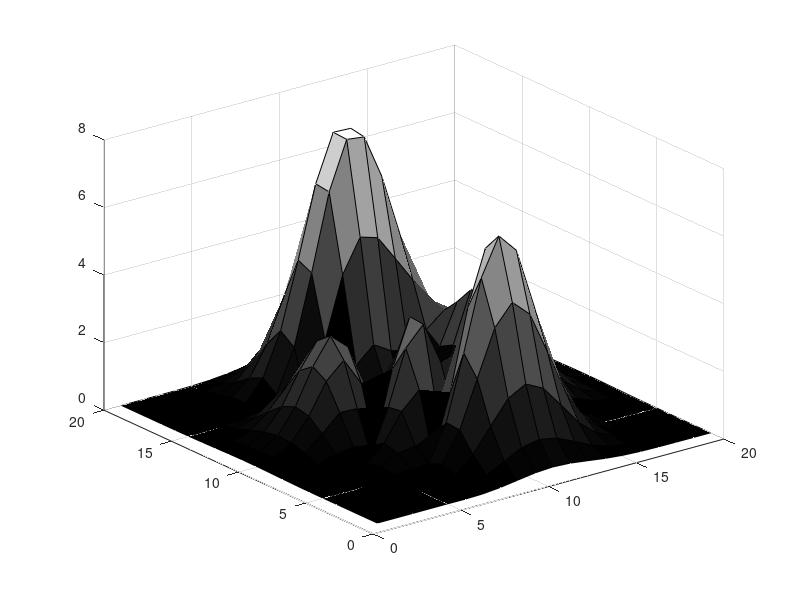

Source code (MATLAB): (Note: this script raises an error after producing the figure.)
%蚁群算法三维航迹规划主函数
%考虑了雷达，高度代价
clc;
clear;
tic;
[Hx,Hy,Hz]=peaks(20);
Hz=abs(Hz);%自己把数据改掉   最大值是7.556
figure('name','无人机三维航迹规划')
% mesh(z,'EdgeColor','k');
colormap(gray);
surf(Hz);
hold on;


Height=8; 
Length=20;
Width=20;  %长宽高，表示网格的个数

D=G2D_3d(Height,Length,Width); %得到邻接矩阵
MM=size(D,1);                    
Tau=ones(MM,MM);        % Tau 初始信息素矩阵
Tau=8.*Tau; 
K=50;                             %迭代次数（指蚂蚁出动多少波）
M=20;                              %蚂蚁个数
% S=1 ;                              %最短路径的起始点
% E=1200;                        %最短路径的目的点
Ex=20;
Ey=20;
Ez=Hz(Ex,Ey);
E=coord2num_3d(Ex,Ey,Ez,Length,Width);
Sx=1;
Sy=1;
Sz=Hz(Ex,Ey);
S=coord2num_3d(Sx,Sy,Sz,Length,Width);
%定义威胁源
Thread = thread_3d(Hz+0.5);
nthread=size(Thread,1);
hold on;
scatter3(Thread(:,1),Thread(:,2),Thread(:,3),100,'r','filled');

Alpha=2;                           % Alpha 表征信息素重要程度的参数
Beta=5;                            % Beta 表征启发式因子重要程度的参数
Rho=0.5 ;                          % Rho 信息素蒸发系数
Q=2;                               % Q 信息素增加强度系数 
maxkl=-inf; 
maxk=0; 
maxl=0; 
N=size(D,1);               %N表示问题的规模（象素个数）
a=1;                     %小方格象素的边长
[Ex,Ey,Ez] = coord_3d(E,Length,Width,a);  %计算终止点的坐标
Lta=zeros(N,1);  %路线长度的代价
Tds=zeros(N,1);  %每个点每个点到威胁源的威胁代价，离最近威胁源的距离的倒数
Hcs=zeros(N,1);
Eta=zeros(N,1);             %启发式信息，总的代价
for i=1:N 
     [ix,iy,iz]=coord_3d(i,Length,Width,a);
     if i~=E
        Lta(i)=1/((ix-Ex)^2+(iy-Ey)^2+(iz-Ez)^2)^0.5;  %这里相当于是代价函数，添加威胁元代价和高度代价
     else
         Lta(i)=2;
     end
     Tds(i)=thread_cost(Thread,i,Length,Width,a);
     if iz~=0
        Hcs(i)=1/iz;
     else
         Hcs(i)=2;
     end
     %Eta(i)=0.6*Lta(i)+0.3*Tds(i)+0.1*1/(iz+0.1);  %分别是距离代价，
end 
Lta=(Lta-mean(Lta))/std(Lta);
Tds=(Tds-mean(Tds))/std(Tds);
Hcs=(Hcs-mean(Hcs))/std(Hcs);
Eta=0.95*Lta+0.06*Tds+0.04*Hcs;
Eta=(Eta-min(Eta))/(max(Eta)-min(Eta));

% Tds=(Tds-min(Tds))/(max(Tds)-min(Tds));
% Lta=(Lta-min(Lta))/(max(Lta)-min(Lta));
% Hcs=(Hcs-min(Hcs))/(max(Hcs)-min(Hcs));

ROUTES=cell(K,M);     %用细胞结构存储每一代的每一只蚂蚁的爬行路线
PL=zeros(K,M);         %用矩阵存储每一代的每一只蚂蚁的爬行路线代价

for k=1:K   %K是迭代的次数
    for m=1:M  %M是蚂蚁的个数
        W=S;                  %当前节点初始化为起始点
        Path=S;                %爬行路线初始化
        PLkm=0;               %爬行路线代价初始化
        TABUkm=ones(N);       %禁忌表初始化，表示的是已经走过的节点
        TABUkm(S)=0;          %已经在初始点了，因此要排除
        DD=D;                 %邻接矩阵初始化
        %下一步可以前往的节点
        DW=DD(W,:); 
        DW1=find(DW);  %DW1是所有非零元素的位置
        
        for j=1:length(DW1)
            if TABUkm(DW1(j))==0  %如果这个点在禁忌表中已经有了
                DW(DW1(j))=0;
            end
                %判断节点高度满足地形的要求
            [x,y,z]=coord_3d(DW1(j),Length,Width,a);

            if z<(Hz(x+0.5,y+0.5)+0.5) %第二个节点选择要满足高度约束
                DW(DW1(j))=0; 
            end

        end
        LJD=find(DW); %可选择的节点
        Len_LJD=length(LJD);%可选节点的个数
        while W~=E&&Len_LJD>=1 
            %转轮赌法选择下一步怎么走
            PP=zeros(Len_LJD); 
            for i=1:Len_LJD 
                PP(i)=(Tau(W,LJD(i))^Alpha)*((Eta(LJD(i)))^Beta); 
            end 
            sumpp=sum(PP); 
            PP=PP/sumpp;%建立概率分布
            Pcum(1)=PP(1); 
            for i=2:Len_LJD 
              Pcum(i)=Pcum(i-1)+PP(i); 
            end 
            Select=find(Pcum>=rand); 
            to_visit=LJD(Select(1)); 
            %状态更新和记录
            Path=[Path,to_visit];                %路径增加
            PLkm=PLkm+Eta(to_visit);    %路径长度增加
            W=to_visit;                   %蚂蚁移到下一个节点
            for kk=1:N 
              if TABUkm(kk)==0 
                 DD(W,kk)=0; 
                 DD(kk,W)=0; 
              end 
            end 
            TABUkm(W)=0;                %已访问过的节点从禁忌表中删除
            DW=DD(W,:); 
            DW1=find(DW); 
            for j=1:length(DW1)     %这已经是从第三个节点开始了。
                if TABUkm(DW1(j))==0 
                   DW(DW1(j))=0; 
                end 
                %判断节点高度满足地形的要求
                [x,y,z]=coord_3d(DW1(j),Length,Width,a);
                
                if z<(Hz(x+0.5,y+0.5)+0.5) %考虑到离散化后的误差，留有一定的裕度
                    DW(DW1(j))=0; 
                end
                
                %判断爬升角和偏航角是否满足地形要求
                yaw=climb_yaw_3d(DW1(j),Path,Length,Width,a);
                if yaw<pi/2
                    DW(DW1(j))=0; 
                end
                
            end 
            LJD=find(DW); 
            Len_LJD=length(LJD);%可选节点的个数
        end
         ROUTES{k,m}=Path; 
         if Path(end)==E 
            PL(k,m)=PLkm; 
            if PLkm>maxkl 
                maxk=k;maxl=m;maxkl=PLkm; 
            end 
         else 
            PL(k,m)=0; 
         end    
    end
    %更新信息素
    Delta_Tau=zeros(N,N);%更新量初始化
       for m=1:M 
         if PL(k,m)  
            ROUT=ROUTES{k,m}; 
            TS=length(ROUT)-1;%跳数
             PL_km=PL(k,m); 
            for s=1:TS 
              x=ROUT(s); 
              y=ROUT(s+1); 
              Delta_Tau(x,y)=Delta_Tau(x,y)+Q*PL_km; 
              Delta_Tau(y,x)=Delta_Tau(y,x)+Q*PL_km; 
            end 
         end 
      end 
    Tau=(1-Rho).*Tau+Delta_Tau;%信息素挥发一部分，新增加一部分
end


%绘图


if maxk==0
    print('无法找到满足约束的路径，请重新输入终止点');
    plotif=0;
else
    plotif=1;%是否绘图的控制参数
end
if plotif==1 %绘收敛曲线
    title('航迹规划demo'); 
    xlabel('坐标x'); 
    ylabel('坐标y');
    ROUT=ROUTES{maxk,maxl}; 
    LENROUT=length(ROUT); 
    Rx=ROUT; 
    Ry=ROUT; 
    Rz=ROUT;
    for ii=1:LENROUT 
        [Rx(ii),Ry(ii),Rz(ii)]=coord_3d(ROUT(ii),Length,Width,a);
    end 
    plot3(Rx,Ry,Rz);
    maxPL=zeros(K); 
   for i=1:K 
     PLK=PL(i,:); 
     Nonzero=find(PLK); 
     PLKPLK=PLK(Nonzero); 
     maxPL(i)=max(PLKPLK); 
   end 
   
   figure(2) 
   plot(maxPL); 
   hold on 
   grid on 
   title('收敛曲线变化趋势'); 
   xlabel('迭代次数'); 
   ylabel('最小路径长度'); %绘爬行图
end 
toc;




